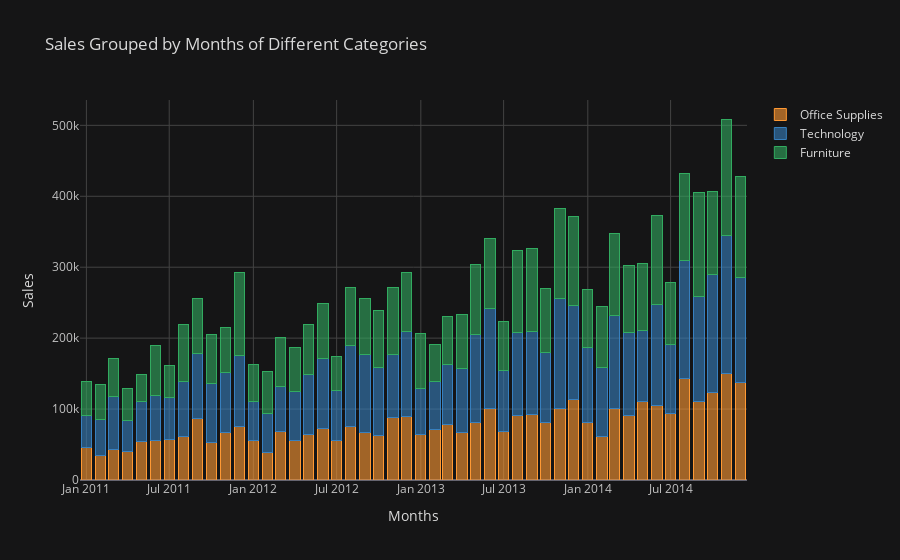

Notebook source saved alongside this figure:
### Code cell
# 计算不同类别的销售额
catsales = unpack_months('Sales', sum, 'Category')
catsales.iplot(
    title='Sales Grouped by Months of Different Categories',
    yTitle='Sales', xTitle='Months', 
    theme='solar', kind='bar', barmode='stack'
    )
